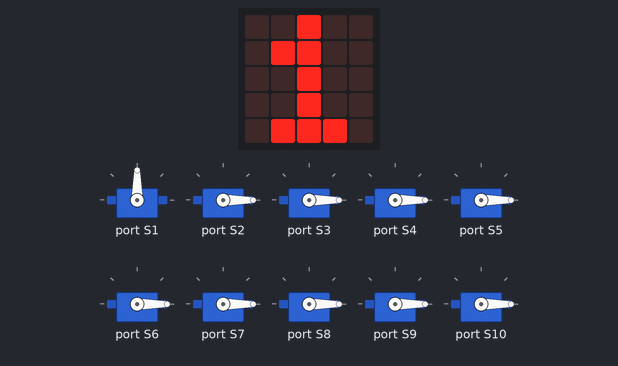
This program was run on a simulated BBC micro:bit (MakeCode). On the bench: 10 × servo, the board's 5×5 LED display.

Above: at 0.6 s.
At 1.4 s:
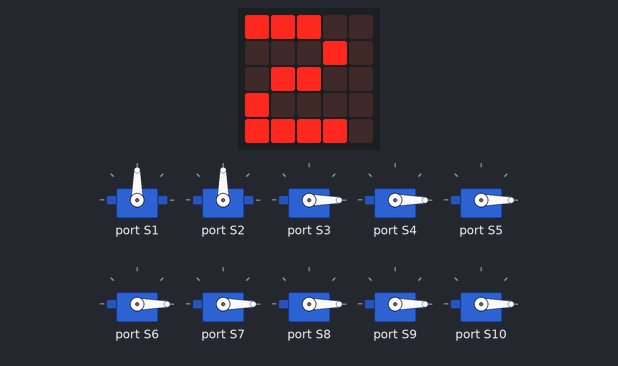
At 2.3 s:
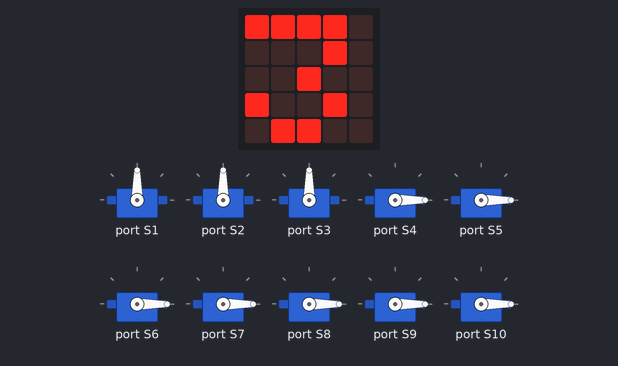
At 3.6 s:
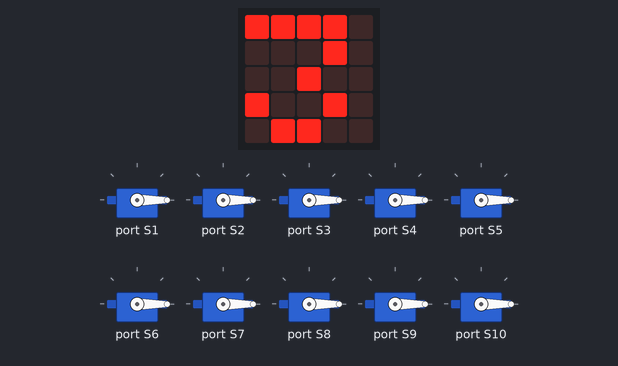
Timing chart, 0 to 130.0 s (numbered marks = the images above):
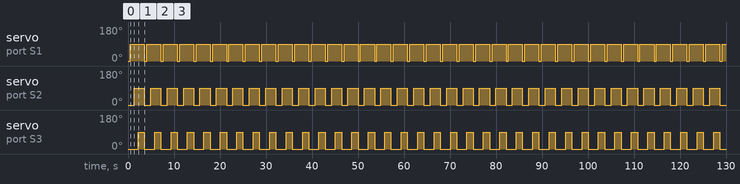

The program:

main.ts
```typescript
function _10090do () {
    kitronik_i2c_16_servo.servoWrite(kitronik_i2c_16_servo.Servos.Servo1, 90)
    basic.showNumber(1)
    basic.pause(100)
    kitronik_i2c_16_servo.servoWrite(kitronik_i2c_16_servo.Servos.Servo2, 90)
    basic.showNumber(2)
    basic.pause(100)
    kitronik_i2c_16_servo.servoWrite(kitronik_i2c_16_servo.Servos.Servo3, 90)
    basic.showNumber(3)
    basic.pause(100)
}
function _0do () {
    kitronik_i2c_16_servo.servoWrite(kitronik_i2c_16_servo.Servos.Servo1, 0)
    kitronik_i2c_16_servo.servoWrite(kitronik_i2c_16_servo.Servos.Servo2, 0)
    kitronik_i2c_16_servo.servoWrite(kitronik_i2c_16_servo.Servos.Servo3, 0)
    kitronik_i2c_16_servo.servoWrite(kitronik_i2c_16_servo.Servos.Servo4, 0)
    kitronik_i2c_16_servo.servoWrite(kitronik_i2c_16_servo.Servos.Servo5, 0)
    kitronik_i2c_16_servo.servoWrite(kitronik_i2c_16_servo.Servos.Servo6, 0)
    kitronik_i2c_16_servo.servoWrite(kitronik_i2c_16_servo.Servos.Servo7, 0)
    kitronik_i2c_16_servo.servoWrite(kitronik_i2c_16_servo.Servos.Servo8, 0)
    kitronik_i2c_16_servo.servoWrite(kitronik_i2c_16_servo.Servos.Servo9, 0)
    kitronik_i2c_16_servo.servoWrite(kitronik_i2c_16_servo.Servos.Servo10, 0)
    basic.pause(500)
}
_0do()
basic.forever(function () {
    _10090do()
    basic.pause(500)
    _0do()
})
basic.forever(function () {

})
basic.forever(function () {

})
basic.forever(function () {

})
basic.forever(function () {

})
```

test.ts
```typescript
// テストはここに来ます。このパッケージが拡張機能として使用されるときにはコンパイルされません。
```

Measured:
- by itself, servo on port S1: alternates 90° for 3.1 s and 0° for 0.52 s
- by itself, servo on port S2: alternates 90° for 2.2 s and 0° for 1.4 s
- by itself, servo on port S3: alternates 90° for 1.4 s and 0° for 2.2 s
- what the display in image 0 shows lasts 0.9 s, from 0.5 s to 1.4 s
